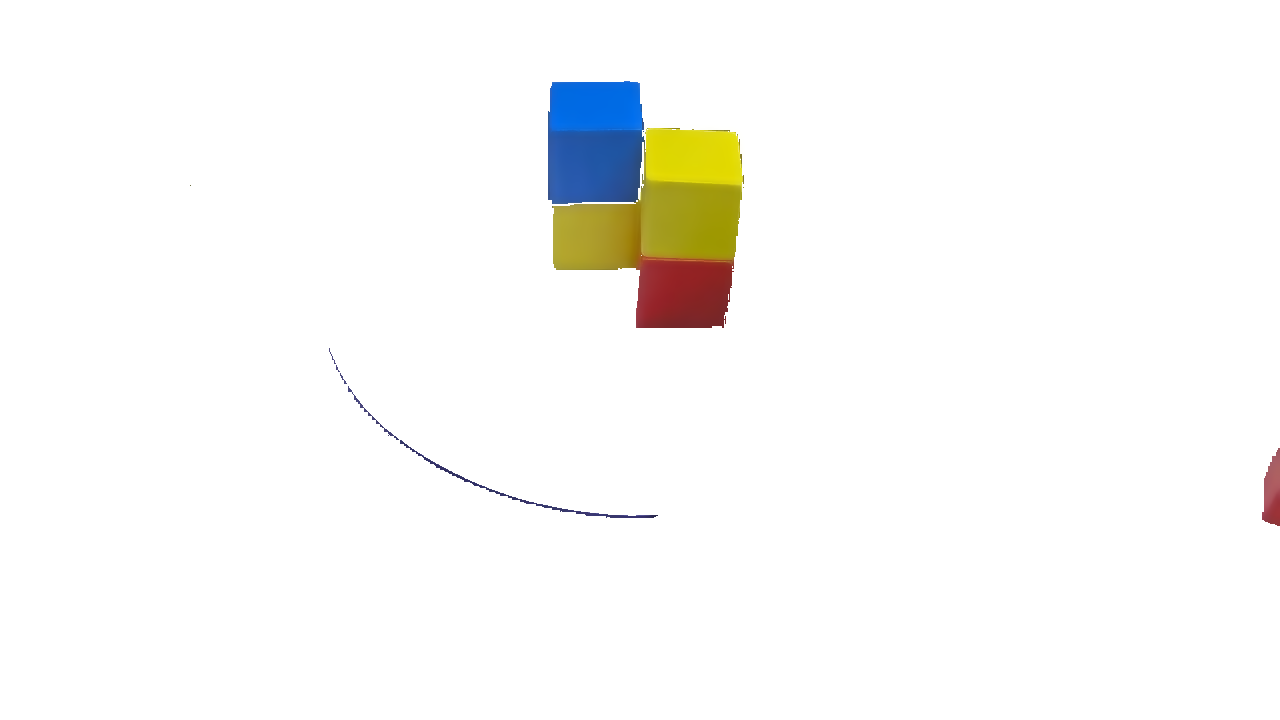
#> input picture Würfelerkennung/ColorFilter1.png, 1280 x 720 px
$ jupyter execute --allow-errors Untitled.ipynb
#> lines starting #> are read from the running program, lines starting #| are printed output that depends on the picture; after the words box and inside, x2 and y2 are one past the last pixel; in counts of white or black regions, pixels touching at a corner belong together; long printed decimals are rounded
[cell 1]
import cv2
import numpy as np


__cube = {
        1:"",
        2:"",
        3:"",
        4:"",
        5:"",
        6:"",
        7:"",
        8:""
}

def getColors(screenshotNumber, screenshot):
#> called with screenshotNumber = 1, screenshot = 'ColorFilter1.png'
        frame = cv2.imread(screenshot)
#> frame is the input picture: shape (720, 1280, 3); mean B, G, R 247.8, 249.5, 249.7
        hsv = cv2.cvtColor(frame, cv2.COLOR_RGB2HSV)
#> hsv: shape (720, 1280, 3); mean H, S, V 3.1, 8.5, 251.7

        lower_red = np.array([130, 190, 150])
        upper_red = np.array([150, 220, 250])

        lower_blue = np.array([3, 210, 150])
        upper_blue = np.array([70, 255, 255])

        lower_yellow = np.array([83, 170, 170])
        upper_yellow = np.array([140, 255, 240])

        yellow_mask = cv2.inRange(hsv, lower_yellow, upper_yellow)
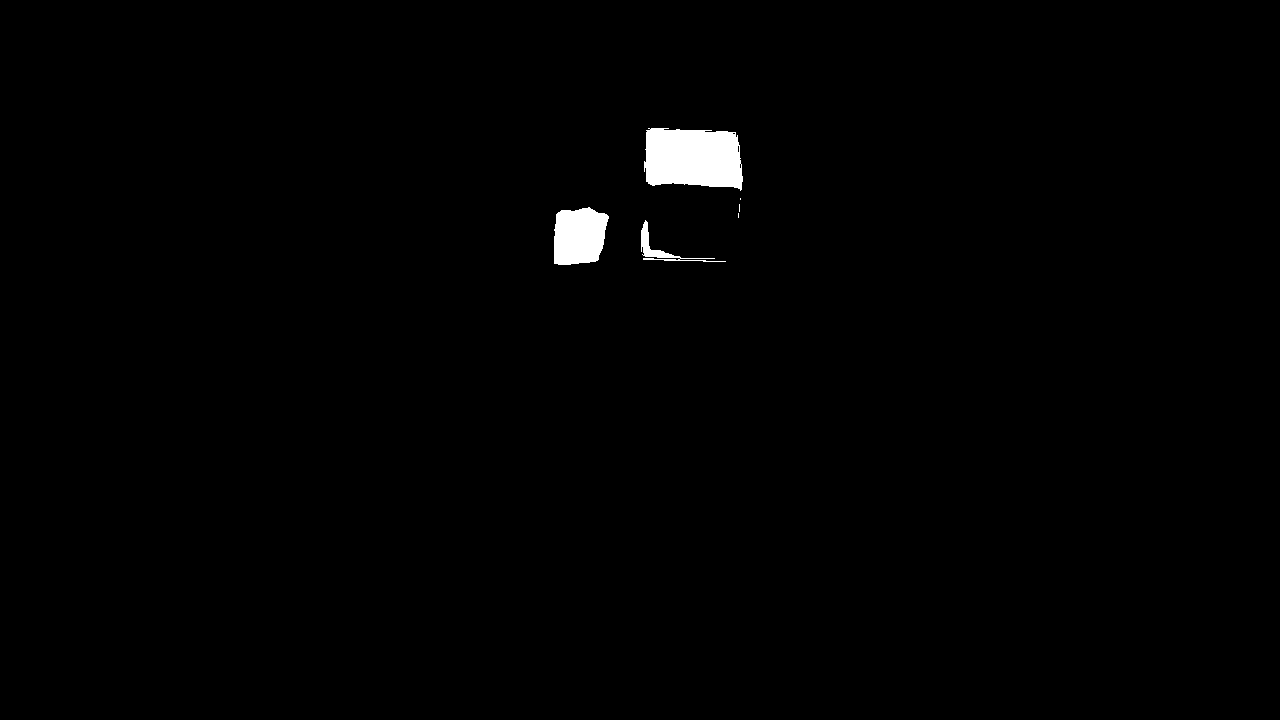
#> yellow_mask: shape (720, 1280); 0.92% white; 6 white regions (3 under 20 px), largest, box (x1, y1, x2, y2) and area: (644, 128, 743, 191) 5240, (554, 207, 609, 265) 2625, (641, 220, 726, 262) 556
        blue_mask = cv2.inRange(hsv, lower_blue, upper_blue)
#> blue_mask: shape (720, 1280); 0.5% white; 1 white region, box (x1, y1, x2, y2) and area: (550, 82, 642, 134) 4607
        red_mask = cv2.inRange(hsv, lower_red, upper_red)
#> red_mask: shape (720, 1280); every value is 0

        cv2.rectangle(hsv, (575, 275), (625, 325), (255, 255, 255), 3)
#> hsv: shape (720, 1280, 3); mean H, S, V 3.4, 8.8, 251.7
        roi_bottom_left = hsv[270:310, 570:610]
#> roi_bottom_left: shape (40, 40, 3); mean H, S, V 54.5, 54.5, 255
        average_color_bottom_left = np.mean(roi_bottom_left, axis=(0, 1))
#> average_color_bottom_left = [54.51, 54.51, 255]

        cv2.rectangle(hsv, (650, 275), (700, 325), (255, 255, 255), 3)
#> hsv: shape (720, 1280, 3); mean H, S, V 3.6, 8.9, 251.8
        roi_bottom_right = hsv[270:310, 670:710]
#> roi_bottom_right: shape (40, 40, 3); mean H, S, V 147.5, 204.6, 163.6
        average_color_bottom_right = np.mean(roi_bottom_right, axis=(0, 1))
#> average_color_bottom_right = [147.5, 204.6, 163.6]

        cv2.rectangle(hsv, (575, 100), (625, 150), (255, 255, 255), 3)
#> hsv: shape (720, 1280, 3); mean H, S, V 3.8, 8.9, 251.9
        roi_above_left = hsv[85:120, 580:620]
#> roi_above_left: shape (35, 40, 3); mean H, S, V 48.4, 254.1, 231.7
        average_color_above_left = np.mean(roi_above_left, axis=(0, 1))
#> average_color_above_left = [48.4, 254.1, 231.7]

        cv2.rectangle(hsv, (650, 100), (700, 150), (255, 255, 255), 3)
#> hsv: shape (720, 1280, 3); mean H, S, V 4, 9.1, 251.9
        roi_above_right = hsv[85:120, 670:710]
#> roi_above_right: shape (35, 40, 3); mean H, S, V 45, 45, 255
        average_color_above_right = np.mean(roi_above_right, axis=(0, 1))
#> average_color_above_right = [44.99, 44.99, 255]

        print("average_color_bottom_left" + str(average_color_bottom_left))
#| average_color_bottom_left[ 54.506  54.506 255.     ]

        if (average_color_bottom_left>=lower_yellow).all() and (average_color_bottom_left<=upper_yellow).all():
                if(screenshotNumber == 1):
                        __cube[1] = 'Yellow'
                if(screenshotNumber == 2):
                        __cube[5] = 'Yellow'
        if (average_color_bottom_left>=lower_blue).all() and (average_color_bottom_left<=upper_blue).all():
                if(screenshotNumber == 1):
                        __cube[1] = 'Blue'
                if(screenshotNumber == 2):
                        __cube[5] = 'Blue'
        if (average_color_bottom_left>=lower_red).all() and (average_color_bottom_left<=upper_red).all():
                if(screenshotNumber == 1):
                        __cube[1] = 'Red'
                if(screenshotNumber == 2):
                        __cube[5] = 'Red'
        print("average_color_bottom_right" + str(average_color_bottom_right))
#| average_color_bottom_right[147.459  204.612 163.559]

        if (average_color_bottom_right>=lower_yellow).all() and (average_color_bottom_right<=upper_yellow).all():
                if(screenshotNumber == 1):
                        __cube[2] = 'Yellow'
                if(screenshotNumber == 2):
                        __cube[6] = 'Yellow'
        if (average_color_bottom_right>=lower_blue).all() and (average_color_bottom_right<=upper_blue).all():
                if(screenshotNumber == 1):
                        __cube[2] = 'Blue'
                if(screenshotNumber == 2):
                        __cube[6] = 'Blue'
        if (average_color_bottom_right>=lower_red).all() and (average_color_bottom_right<=upper_red).all():
                if(screenshotNumber == 1):
                        __cube[2] = 'Red'
                if(screenshotNumber == 2):
                        __cube[6] = 'Red'

        print("average_color_above_left" + str(average_color_above_left))
#| average_color_above_left[ 48.4        254.071 231.749]

        if (average_color_above_left>=lower_yellow).all() and (average_color_above_left<=upper_yellow).all():
                if(screenshotNumber == 1):
                        __cube[7] = 'Yellow'
                if(screenshotNumber == 2):
                         __cube[3] = 'Yellow'
        if (average_color_above_left>=lower_blue).all() and (average_color_above_left<=upper_blue).all():
                if(screenshotNumber == 1):
                        __cube[7] = 'Blue'
                if(screenshotNumber == 2):
                         __cube[3] = 'Blue'
        if (average_color_above_left>=lower_red).all() and (average_color_above_left<=upper_red).all():
                if(screenshotNumber == 1):
                        __cube[7] = 'Red'
                if(screenshotNumber == 2):
                         __cube[3] = 'Red'

        print("average_color_above_right" + str(average_color_above_right))
#| average_color_above_right[ 44.989  44.989 255.        ]

        if (average_color_above_right>=lower_yellow).all() and (average_color_above_right<=upper_yellow).all():
                if(screenshotNumber == 1):
                        __cube[8] = 'Yellow'
                if(screenshotNumber == 2):
                        __cube[4] = 'Yellow'
        if (average_color_above_right>=lower_blue).all() and (average_color_above_right<=upper_blue).all():
                if(screenshotNumber == 1):
                        __cube[8] = 'Blue'
                if(screenshotNumber == 2):
                        __cube[4] = 'Blue'
        if (average_color_above_right>=lower_red).all() and (average_color_above_right<=upper_red).all():
                if(screenshotNumber == 1):
                        __cube[8] = 'Red'
                if(screenshotNumber == 2):
                        __cube[4] = 'Red'

getColors(1, 'ColorFilter1.png')
getColors(2, 'ColorFilter2.png')
#> call 2 of getColors, with screenshotNumber = 2, screenshot = 'ColorFilter2.png'
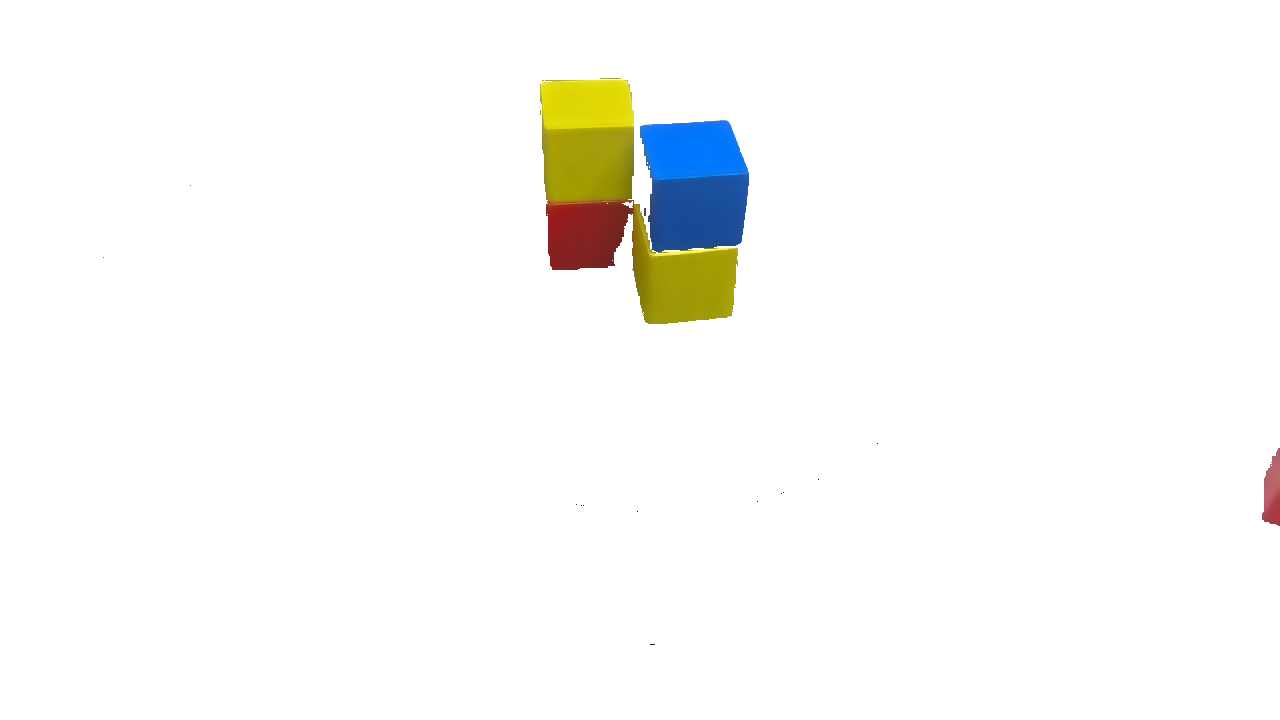
#> input picture Würfelerkennung/ColorFilter2.png, 1280 x 720 px
#> in getColors, frame is the input picture: shape (720, 1280, 3); mean B, G, R 247.9, 249.8, 249.6
#> in getColors (call 2), `hsv = cv2.cvtColor(frame, cv2.COLOR_RGB2HSV)`: hsv: shape (720, 1280, 3); mean H, S, V 2.9, 8.9, 251.8
#> in getColors (call 2), `yellow_mask = cv2.inRange(hsv, lower_yellow, upper_yellow)`: yellow_mask: shape (720, 1280); 0.53% white; 19 white regions (15 under 20 px), largest, box (x1, y1, x2, y2) and area: (540, 80, 634, 136) 4561, (662, 248, 738, 256) 136, (549, 200, 584, 205) 77, (642, 230, 660, 258) 66
#> in getColors (call 2), `blue_mask = cv2.inRange(hsv, lower_blue, upper_blue)`:
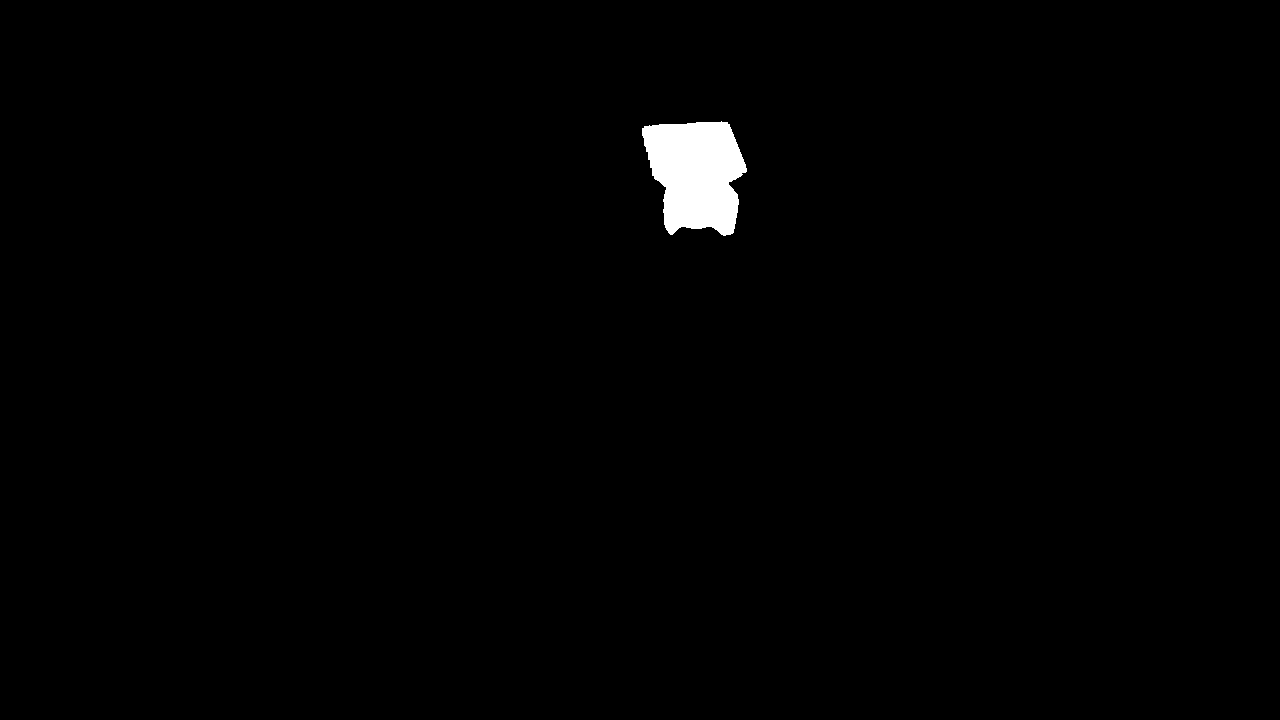
#> blue_mask: shape (720, 1280); 0.96% white; 1 white region, box (x1, y1, x2, y2) and area: (642, 121, 747, 236) 8843
#> in getColors (call 2), `cv2.rectangle(hsv, (575, 275), (625, 325), (255, 255, 255), 3)`: hsv: shape (720, 1280, 3); mean H, S, V 3.2, 9.2, 251.8
#> in getColors (call 2), `cv2.rectangle(hsv, (650, 275), (700, 325), (255, 255, 255), 3)`: hsv: shape (720, 1280, 3); mean H, S, V 3.4, 9.3, 251.9
#> in getColors (call 2), `roi_bottom_right = hsv[270:310, 670:710]`: roi_bottom_right: shape (40, 40, 3); mean H, S, V 124, 247.6, 178.2
#> in getColors (call 2), `average_color_bottom_right = np.mean(roi_bottom_right, axis=(0, 1))`: average_color_bottom_right = [124, 247.6, 178.2]
#> in getColors (call 2), `cv2.rectangle(hsv, (575, 100), (625, 150), (255, 255, 255), 3)`: hsv: shape (720, 1280, 3); mean H, S, V 3.6, 9.3, 252
#> in getColors (call 2), `roi_above_left = hsv[85:120, 580:620]`: roi_above_left: shape (35, 40, 3); mean H, S, V 114.4, 249.9, 229.1
#> in getColors (call 2), `average_color_above_left = np.mean(roi_above_left, axis=(0, 1))`: average_color_above_left = [114.4, 249.9, 229.1]
#> in getColors (call 2), `cv2.rectangle(hsv, (650, 100), (700, 150), (255, 255, 255), 3)`: hsv: shape (720, 1280, 3); mean H, S, V 3.8, 9.4, 252
#> in getColors (call 2), `roi_above_right = hsv[85:120, 670:710]`: roi_above_right: shape (35, 40, 3); mean H, S, V 45.5, 45, 255
#> in getColors (call 2), `average_color_above_right = np.mean(roi_above_right, axis=(0, 1))`: average_color_above_right = [45.55, 45.02, 255]
#| average_color_bottom_left[ 54.506  54.506 255.     ]
#| average_color_bottom_right[124.0075   247.569 178.23    ]
#| average_color_above_left[114.429 249.927 229.082]
#| average_color_above_right[ 45.546  45.022 255.        ]
print(__cube)

[cell 2]
import cv2
import matplotlib.pyplot as plt
import numpy as np

img = cv2.imread('Screenshot2.png')
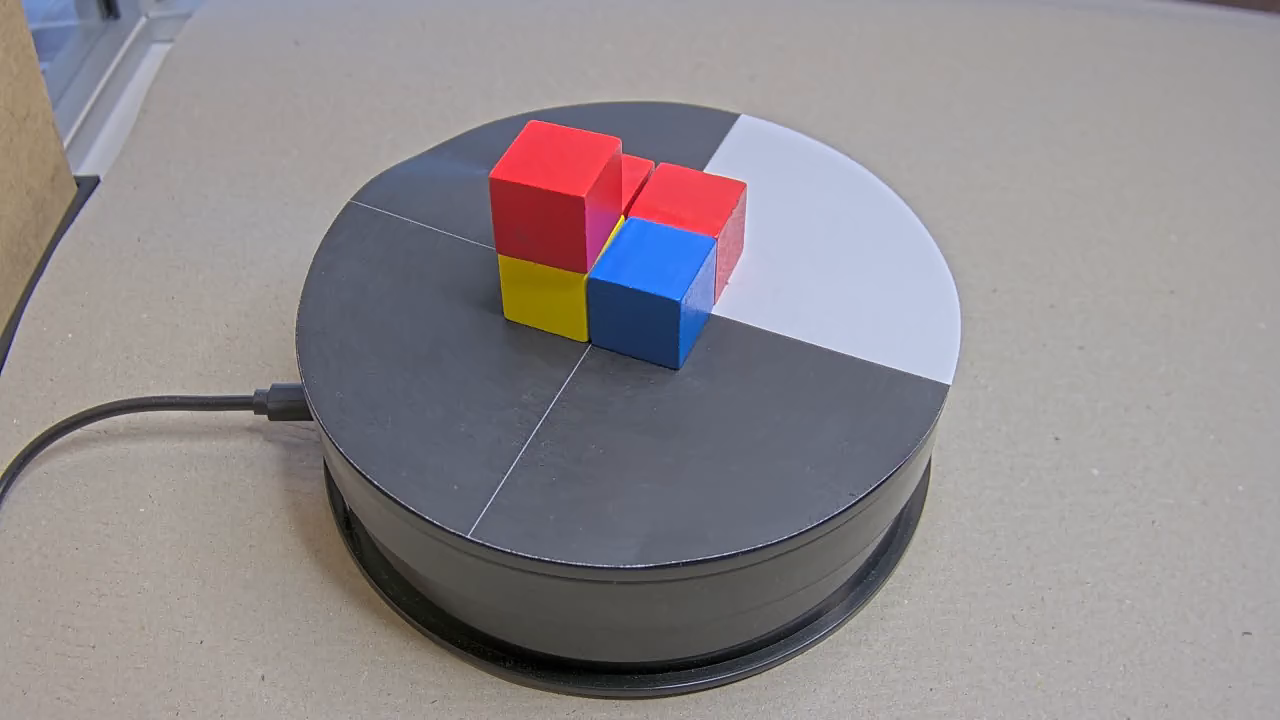
#> input picture Würfelerkennung/Screenshot2.png, 1280 x 720 px
#> img is the input picture: shape (720, 1280, 3); mean B, G, R 142.2, 138.8, 144.4
img = cv2.cvtColor(img, cv2.COLOR_RGB2BGR)
#> (the rest of this cell did not finish here and is left out)
